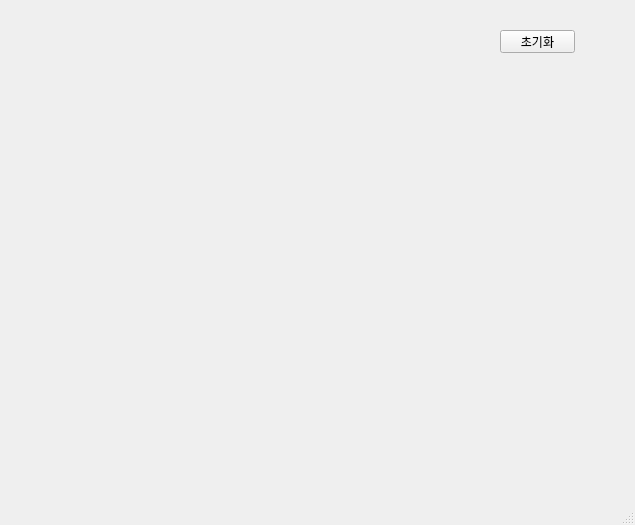
<?xml version="1.0" encoding="UTF-8"?>
<ui version="4.0">
 <class>MainWindow</class>
 <widget class="QMainWindow" name="MainWindow">
  <property name="geometry">
   <rect>
    <x>0</x>
    <y>0</y>
    <width>635</width>
    <height>525</height>
   </rect>
  </property>
  <property name="minimumSize">
   <size>
    <width>40</width>
    <height>40</height>
   </size>
  </property>
  <property name="windowTitle">
   <string>MainWindow</string>
  </property>
  <widget class="QWidget" name="centralwidget">
   <widget class="QPushButton" name="pbReset">
    <property name="geometry">
     <rect>
      <x>500</x>
      <y>30</y>
      <width>75</width>
      <height>23</height>
     </rect>
    </property>
    <property name="text">
     <string>초기화</string>
    </property>
   </widget>
  </widget>
  <widget class="QMenuBar" name="menubar">
   <property name="geometry">
    <rect>
     <x>0</x>
     <y>0</y>
     <width>635</width>
     <height>21</height>
    </rect>
   </property>
  </widget>
  <widget class="QStatusBar" name="statusbar"/>
 </widget>
 <resources/>
 <connections/>
</ui>
